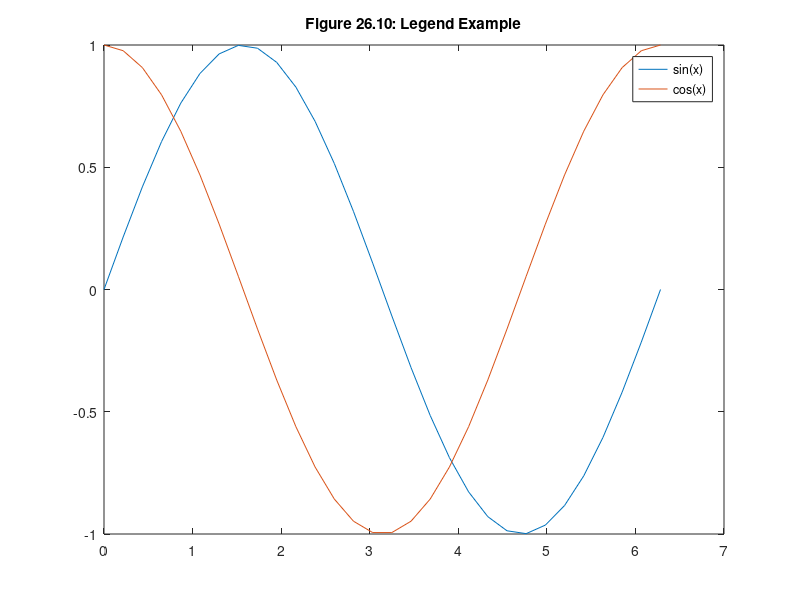

Source code (MATLAB):
% mm2610.m
close
x = linspace(0,2*pi,30);
y = sin(x);
z = cos(x);
plot(x,y,x,z)
legend('sin(x)','cos(x)')
title('Figure 26.10: Legend Example')
